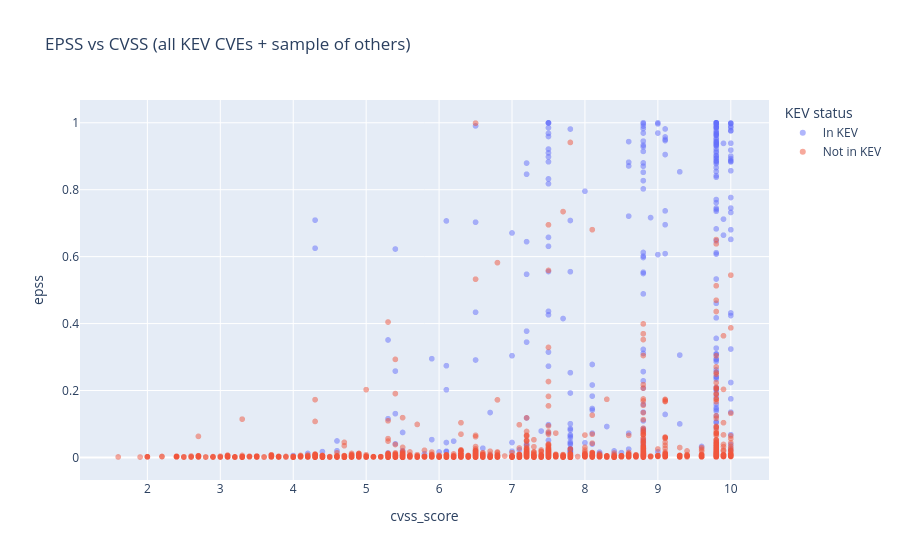

This figure's notebook cell:
### Code cell
# Viz 2: EPSS vs CVSS, with KEV CVEs highlighted
plot_df = eda.dropna(subset=["cvss_score", "epss"]).copy()
plot_df["KEV status"] = plot_df["in_kev"].map({0: "Not in KEV", 1: "In KEV"})

sample = pd.concat([
    plot_df[plot_df["in_kev"] == 1],
    plot_df[plot_df["in_kev"] == 0].sample(8000, random_state=42),
])
px.scatter(sample, x="cvss_score", y="epss", color="KEV status", opacity=0.5,
           title="EPSS vs CVSS (all KEV CVEs + sample of others)").show()

### Figure 1 — Plotly figure (JSON) as saved in the notebook; plotly's stock layout.template omitted (floating-point values rounded to 4 significant figures; data arrays with more than 128 entries replaced by an {"elided": "..."} marker saying what was removed)
{"data": [{"hovertemplate": "KEV status=In KEV<br>cvss_score=%{x}<br>epss=%{y}<extra></extra>", "legendgroup": "In KEV", "marker": {"color": "#636efa", "opacity": 0.5, "symbol": "circle"}, "mode": "markers", "name": "In KEV", "showlegend": true, "type": "scattergl", "x": {"elided": "344 float values"}, "xaxis": "x", "y": {"elided": "344 float values"}, "yaxis": "y"}, {"hovertemplate": "KEV status=Not in KEV<br>cvss_score=%{x}<br>epss=%{y}<extra></extra>", "legendgroup": "Not in KEV", "marker": {"color": "#EF553B", "opacity": 0.5, "symbol": "circle"}, "mode": "markers", "name": "Not in KEV", "showlegend": true, "type": "scattergl", "x": {"elided": "8000 float values"}, "xaxis": "x", "y": {"elided": "8000 float values"}, "yaxis": "y"}], "layout": {"legend": {"title": {"text": "KEV status"}, "tracegroupgap": 0}, "title": {"text": "EPSS vs CVSS (all KEV CVEs + sample of others)"}, "xaxis": {"anchor": "y", "domain": [0, 1], "title": {"text": "cvss_score"}}, "yaxis": {"anchor": "x", "domain": [0, 1], "title": {"text": "epss"}}}}
